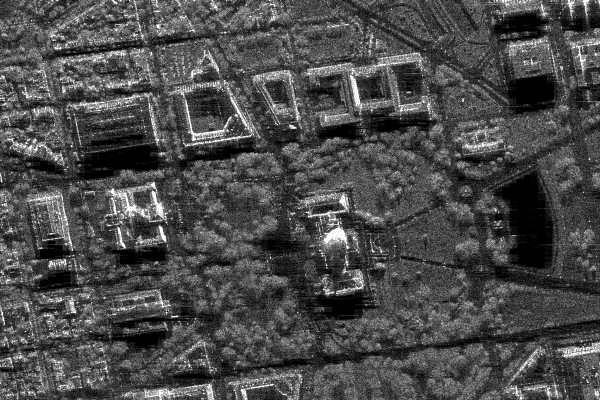
#> input picture sar_1_gray.jpg, 600 x 400 px
$ jupyter execute --allow-errors Task1.ipynb
#> lines starting #> are read from the running program, lines starting #| are printed output that depends on the picture; after the words box and inside, x2 and y2 are one past the last pixel; in counts of white or black regions, pixels touching at a corner belong together; long printed decimals are rounded
[cell 1]
import numpy as np
import cv2
import matplotlib.pyplot as plt

image = cv2.imread('sar_1_gray.jpg', cv2.IMREAD_GRAYSCALE)
#> image is the input picture: shape (400, 600); min 0, max 255, mean 74.9
plt.imshow(image, 'gray')

[cell 2]
hist = cv2.calcHist([image], [0], None, [256], [0,256])
#> hist = 256 values, max 3786 at index 1, min 40 at index 251, mean 937.5
plt.plot(hist)
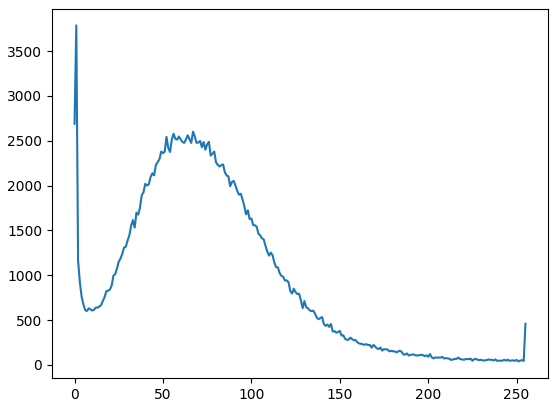
#> figure drawn by matplotlib, 1 panel; curve peaks at x = 1, y = 3786

[cell 3]
def gamma_correction(img, gamma):
#> called with gamma = 1.1
    img_norm = img.astype(np.float32) / 255.0
    result = np.power(img_norm, gamma) * 255.0
    return np.clip(result, 0, 255).astype(np.uint8)
image_dark  = gamma_correction(image, 1.1)
plt.imshow(image_dark, 'gray')

[cell 4]
from skimage.metrics import structural_similarity, mean_squared_error
ssim = structural_similarity(image, image_dark)
#> ssim = 0.987
mse = mean_squared_error(image, image_dark)
#> mse = 64.54
print(ssim)
#| 0.9869
print(mse)
#| 64.542

[cell 5]
mean = image.mean()
#> mean = 74.94
std = image.std()
#> std = 43.66
#> (the rest of this cell did not finish here and is left out)

[cell 6]
_, thresh1 = cv2.threshold(image, 50, 105, cv2.THRESH_BINARY)
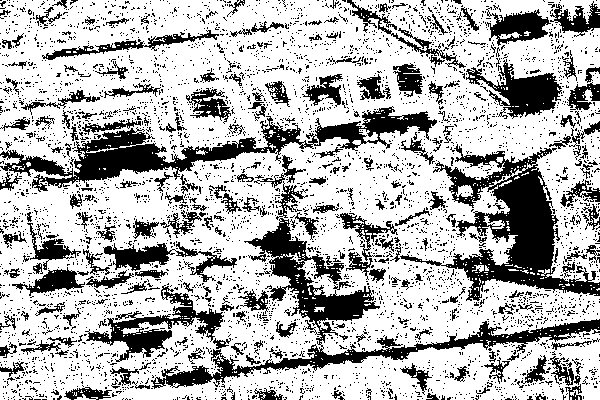
#> thresh1: shape (400, 600); values 0 (black) and 105 (white), 70.5% white; 4371 black regions (4132 under 20 px), largest, box (x1, y1, x2, y2) and area: (151, 218, 600, 389) 9418, (400, 144, 600, 301) 9322, (0, 106, 437, 192) 8317
plt.imshow(thresh1, 'gray', vmin=0, vmax=255)
